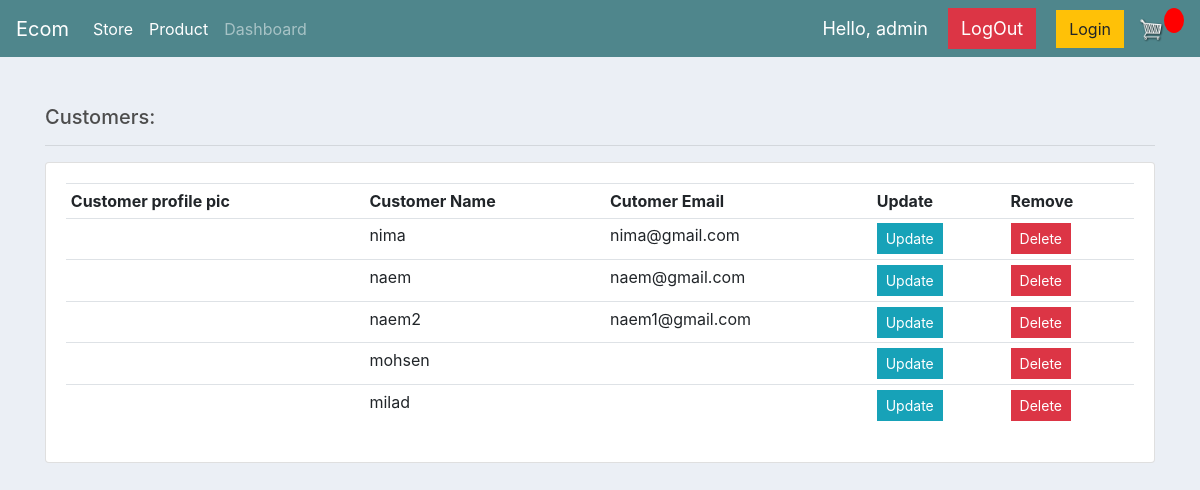
The page /dashboard/ (signed in) on the database its author committed.
### store/models.py (models this page shows, shortened)
class Customer(models.Model):
	user = models.OneToOneField(User, null=True, blank=True, on_delete=models.CASCADE)
	name = models.CharField(max_length=200, null=True)
	email = models.CharField(max_length=200)
	image_prof = models.ImageField(null=True, blank=True)

### store/decorators.py (the view)
		def wrapper_func(request, *args, **kwargs):
			group = None
			if request.user.groups.exists():
				group = request.user.groups.all()[0].name
			if group in allowed_roles:
				return view_func(request, *args, **kwargs)
			else:
				return HttpResponse('You are not authorized to view this page')

### store/views.py (called while the page is built)
@login_required(login_url='login')
@allowed_users(allowed_roles=['admin'])
def home(request):
	products = Product.objects.all()
	customers = Customer.objects.all()
	context = {'products': products, 'customers': customers}
	return render(request, 'store/dashboard.html', context)

### store/templates/store/dashboard.html (shortened to what this page needs)
{%  extends 'store/Main.html' %}
{% load static %}
{% block content %}
<br>
<div class="row">
    <div class="col-md-12">
        <h5>Customers: </h5>
        <hr>
        <div class="card card-body">
            <table class="table table-sm">
                <tr>
                    <th>Customer profile pic</th>
                    <th>Customer Name</th>
                    <th>Cutomer Email</th>
                    <th>Update</th>
                    <th>Remove</th>
                </tr>
                {% for customer in customers %}
                <tr>
                    <td>
                    </td>
                    <td>{{customer.name}}</td>
                    <td>{{customer.email}}</td>
                    <td><a class="btn btn-sm btn-info" href="{% url 'update_prof' customer.id %}">Update</a></td>
                    <td><a class="btn btn-sm btn-danger" href="{% url 'delete_prof' customer.id %}">Delete</a></td>
                </tr>
                {% endfor %}
            </table>
        </div>
    </div>
</div>
{% endblock %}

### store/templates/store/Main.html (shortened to what this page needs)
<!DOCTYPE html>
{% load static %}
<html>
<head>
	<link rel="stylesheet" href="https://stackpath.bootstrapcdn.com/bootstrap/4.4.1/css/bootstrap.min.css">
	<link rel="stylesheet" type="text/css" href="{% static 'css/main.css' %}">
	<link rel="stylesheet" type="text/css" href="{% static 'css/main1.css' %}">
</head>
<body>
	<nav class="navbar navbar-expand-lg navbar-dark bg-dark">
		<a class="navbar-brand" href="{% url 'store' %}">Ecom</a>
		<div class="collapse navbar-collapse" id="navbarSupportedContent">
			<ul class="navbar-nav mr-auto">
				<li class="nav-item active">
					<a class="nav-link" href="{% url 'store' %}">Store <span class="sr-only">(current)</span></a>
				</li>
				{% if request.user.is_staff %}
				<li class="nav-item active">
					<a class="nav-link" href="{% url 'product' %}">Product</a>
				</li>
				<li class="nav-item">
					<a class="nav-link" href="/dashboard">Dashboard</a>
				</li>
				{% else %}
				<li class="nav-item">
					<a class="nav-link" href="#">Settings</a>
				</li>
				{% endif %}
			</ul>
			<div class="form-inline my-2 my-lg-0">
				<span class="hello-msg">Hello, {{request.user}}</span>
				<a href="{% url 'logout' %}" class="btn btn-danger hello-msg">LogOut</a>
				<a href="{% url 'login' %}" class="btn btn-warning">Login</a>
				<a href="{% url 'cart' %}">
					<img id="cart-icon" src="{% static 'images/cart.png' %}">
				</a>
				<p id="cart-total">{{cartItems}}</p>
			</div>
		</div>
	</nav>
	<div class="container">
		<br>
		{% block content %}
		{% endblock content %}
	</div>
</body>
</html>

### static/css/main.css (style rules this page uses)
body { background-color: hsl(0, 0%, 98%); }
h1, h2, h3, h4, h5, h6 { color: hsl(0, 0%, 30%); }
.bg-dark { background-color: #4f868c !important; }
#cart-icon { width: 25px; display: inline-block; margin-left: 15px; }
#cart-total { display: block; text-align: center; color: #fff; background-color: red; width: 20px; height: 25px; border-radius: 50%; font-size: 14px; }
.btn { border-radius: 0; }

### static/css/main1.css (style rules this page uses)
body { background-color: #ebeff5; }

### store/templates/store/Main.html (style rules this page uses)
.hello-msg { font-size: 18px; color: #fff; margin-right: 20px; }

### rows shown on the page
Customer: name "nima", email "nima@gmail.com"
Customer: name "naem", email "naem@gmail.com"
Customer: name "naem2", email "naem1@gmail.com"
Customer: name "mohsen"
Customer: name "milad"

### other values the page prints
{{ request.user }} "admin"
